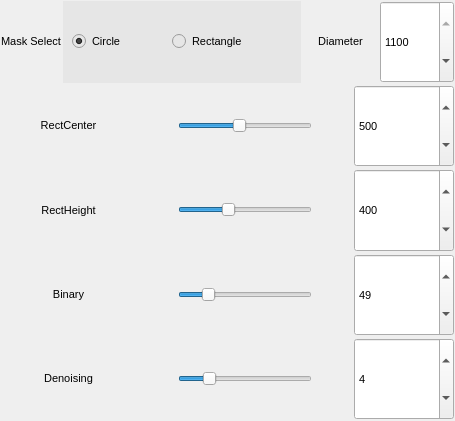
      <widget class="QWidget" name="layoutWidget_auto_03">
        <property name="geometry">
          <rect>
            <x>14</x>
            <y>135</y>
            <width>455</width>
            <height>421</height>
          </rect>
        </property>
        <layout class="QVBoxLayout" name="verticalLayout_6">
          <property name="spacing">
            <number>2</number>
          </property>
          <property name="bottomMargin">
            <number>1</number>
          </property>
          <property name="rightMargin">
            <number>1</number>
          </property>
          <property name="topMargin">
            <number>1</number>
          </property>
          <property name="leftMargin">
            <number>1</number>
          </property>
          <item>
            <layout class="QHBoxLayout" name="horizontalLayout_7">
              <item>
                <layout class="QHBoxLayout" name="horizontalLayout_5">
                  <item>
                    <widget class="QLabel" name="label_3">
                      <property name="font">
                        <font>
                          <family>Arial</family>
                          <pointsize>8</pointsize>
                        </font>
                      </property>
                      <property name="text">
                        <string>&lt;html&gt;&lt;head/&gt;&lt;body&gt;&lt;p align="center"&gt;Mask Select&lt;/p&gt;&lt;/body&gt;&lt;/html&gt;</string>
                      </property>
                    </widget>
                  </item>
                  <item>
                    <widget class="QWidget" name="m_widget" native="true">
                      <property name="styleSheet">
                        <string notr="true">background-color: rgb(230, 230, 230);</string>
                      </property>
                      <layout class="QVBoxLayout" name="verticalLayout">
                        <item>
                          <layout class="QHBoxLayout" name="horizontalLayout_4">
                            <item>
                              <widget class="QRadioButton" name="CircleRbt">
                                <property name="font">
                                  <font>
                                    <family>Arial</family>
                                    <pointsize>8</pointsize>
                                  </font>
                                </property>
                                <property name="text">
                                  <string>Circle</string>
                                </property>
                                <property name="checked">
                                  <bool>true</bool>
                                </property>
                              </widget>
                            </item>
                            <item>
                              <spacer name="horizontalSpacer_3">
                                <property name="orientation">
                                  <enum>Qt::Horizontal</enum>
                                </property>
                                <property name="sizeType">
                                  <enum>QSizePolicy::Maximum</enum>
                                </property>
                                <property name="sizeHint" stdset="0">
                                  <size>
                                    <width>40</width>
                                    <height>20</height>
                                  </size>
                                </property>
                              </spacer>
                            </item>
                            <item>
                              <widget class="QRadioButton" name="RectRbt">
                                <property name="minimumSize">
                                  <size>
                                    <width>120</width>
                                    <height>0</height>
                                  </size>
                                </property>
                                <property name="font">
                                  <font>
                                    <family>Arial</family>
                                    <pointsize>8</pointsize>
                                  </font>
                                </property>
                                <property name="text">
                                  <string>Rectangle</string>
                                </property>
                              </widget>
                            </item>
                          </layout>
                        </item>
                      </layout>
                    </widget>
                  </item>
                </layout>
              </item>
              <item>
                <layout class="QHBoxLayout" name="horizontalLayout_6">
                  <item>
                    <widget class="QLabel" name="label_4">
                      <property name="font">
                        <font>
                          <family>Arial</family>
                          <pointsize>8</pointsize>
                        </font>
                      </property>
                      <property name="text">
                        <string>&lt;html&gt;&lt;head/&gt;&lt;body&gt;&lt;p align="center"&gt;Diameter&lt;/p&gt;&lt;/body&gt;&lt;/html&gt;</string>
                      </property>
                    </widget>
                  </item>
                  <item>
                    <widget class="QSpinBox" name="Diameter">
                      <property name="sizePolicy">
                        <sizepolicy hsizetype="Minimum" vsizetype="Expanding">
                          <horstretch>0</horstretch>
                          <verstretch>0</verstretch>
                        </sizepolicy>
                      </property>
                      <property name="font">
                        <font>
                          <family>Arial</family>
                          <pointsize>8</pointsize>
                        </font>
                      </property>
                      <property name="minimum">
                        <number>200</number>
                      </property>
                      <property name="maximum">
                        <number>1100</number>
                      </property>
                      <property name="value">
                        <number>1100</number>
                      </property>
                    </widget>
                  </item>
                </layout>
              </item>
            </layout>
          </item>
          <item>
            <layout class="QHBoxLayout" name="horizontalLayout_33">
              <item>
                <widget class="QLabel" name="label_21">
                  <property name="enabled">
                    <bool>true</bool>
                  </property>
                  <property name="sizePolicy">
                    <sizepolicy hsizetype="Expanding" vsizetype="Expanding">
                      <horstretch>0</horstretch>
                      <verstretch>0</verstretch>
                    </sizepolicy>
                  </property>
                  <property name="maximumSize">
                    <size>
                      <width>150</width>
                      <height>16777215</height>
                    </size>
                  </property>
                  <property name="font">
                    <font>
                      <family>Arial</family>
                      <pointsize>8</pointsize>
                    </font>
                  </property>
                  <property name="text">
                    <string>&lt;html&gt;&lt;head/&gt;&lt;body&gt;&lt;p align="center"&gt;RectCenter&lt;/p&gt;&lt;/body&gt;&lt;/html&gt;</string>
                  </property>
                </widget>
              </item>
              <item>
                <spacer name="horizontalSpacer_28">
                  <property name="orientation">
                    <enum>Qt::Horizontal</enum>
                  </property>
                  <property name="sizeType">
                    <enum>QSizePolicy::Fixed</enum>
                  </property>
                  <property name="sizeHint" stdset="0">
                    <size>
                      <width>40</width>
                      <height>20</height>
                    </size>
                  </property>
                </spacer>
              </item>
              <item>
                <widget class="QSlider" name="UpBoundarySlider">
                  <property name="sizePolicy">
                    <sizepolicy hsizetype="Expanding" vsizetype="Fixed">
                      <horstretch>0</horstretch>
                      <verstretch>0</verstretch>
                    </sizepolicy>
                  </property>
                  <property name="minimumSize">
                    <size>
                      <width>0</width>
                      <height>20</height>
                    </size>
                  </property>
                  <property name="maximum">
                    <number>1100</number>
                  </property>
                  <property name="value">
                    <number>500</number>
                  </property>
                  <property name="orientation">
                    <enum>Qt::Horizontal</enum>
                  </property>
                </widget>
              </item>
              <item>
                <spacer name="horizontalSpacer_29">
                  <property name="orientation">
                    <enum>Qt::Horizontal</enum>
                  </property>
                  <property name="sizeType">
                    <enum>QSizePolicy::Fixed</enum>
                  </property>
                  <property name="sizeHint" stdset="0">
                    <size>
                      <width>40</width>
                      <height>20</height>
                    </size>
                  </property>
                </spacer>
              </item>
              <item>
                <widget class="QSpinBox" name="UpBoundary">
                  <property name="sizePolicy">
                    <sizepolicy hsizetype="Preferred" vsizetype="Expanding">
                      <horstretch>0</horstretch>
                      <verstretch>0</verstretch>
                    </sizepolicy>
                  </property>
                  <property name="minimumSize">
                    <size>
                      <width>100</width>
                      <height>0</height>
                    </size>
                  </property>
                  <property name="font">
                    <font>
                      <family>Arial</family>
                      <pointsize>8</pointsize>
                    </font>
                  </property>
                  <property name="maximum">
                    <number>1100</number>
                  </property>
                  <property name="value">
                    <number>500</number>
                  </property>
                </widget>
              </item>
            </layout>
          </item>
          <item>
            <layout class="QHBoxLayout" name="horizontalLayout_34">
              <item>
                <widget class="QLabel" name="label_22">
                  <property name="enabled">
                    <bool>true</bool>
                  </property>
                  <property name="sizePolicy">
                    <sizepolicy hsizetype="Expanding" vsizetype="Expanding">
                      <horstretch>0</horstretch>
                      <verstretch>0</verstretch>
                    </sizepolicy>
                  </property>
                  <property name="maximumSize">
                    <size>
                      <width>150</width>
                      <height>16777215</height>
                    </size>
                  </property>
                  <property name="font">
                    <font>
                      <family>Arial</family>
                      <pointsize>8</pointsize>
                    </font>
                  </property>
                  <property name="text">
                    <string>&lt;html&gt;&lt;head/&gt;&lt;body&gt;&lt;p align="center"&gt;RectHeight&lt;/p&gt;&lt;/body&gt;&lt;/html&gt;</string>
                  </property>
                </widget>
              </item>
              <item>
                <spacer name="horizontalSpacer_30">
                  <property name="orientation">
                    <enum>Qt::Horizontal</enum>
                  </property>
                  <property name="sizeType">
                    <enum>QSizePolicy::Fixed</enum>
                  </property>
                  <property name="sizeHint" stdset="0">
                    <size>
                      <width>40</width>
                      <height>20</height>
                    </size>
                  </property>
                </spacer>
              </item>
              <item>
                <widget class="QSlider" name="RectHeightSlider">
                  <property name="sizePolicy">
                    <sizepolicy hsizetype="Expanding" vsizetype="Fixed">
                      <horstretch>0</horstretch>
                      <verstretch>0</verstretch>
                    </sizepolicy>
                  </property>
                  <property name="minimumSize">
                    <size>
                      <width>0</width>
                      <height>20</height>
                    </size>
                  </property>
                  <property name="maximum">
                    <number>1100</number>
                  </property>
                  <property name="value">
                    <number>400</number>
                  </property>
                  <property name="orientation">
                    <enum>Qt::Horizontal</enum>
                  </property>
                </widget>
              </item>
              <item>
                <spacer name="horizontalSpacer_31">
                  <property name="orientation">
                    <enum>Qt::Horizontal</enum>
                  </property>
                  <property name="sizeType">
                    <enum>QSizePolicy::Fixed</enum>
                  </property>
                  <property name="sizeHint" stdset="0">
                    <size>
                      <width>40</width>
                      <height>20</height>
                    </size>
                  </property>
                </spacer>
              </item>
              <item>
                <widget class="QSpinBox" name="RectHeight">
                  <property name="sizePolicy">
                    <sizepolicy hsizetype="Preferred" vsizetype="Expanding">
                      <horstretch>0</horstretch>
                      <verstretch>0</verstretch>
                    </sizepolicy>
                  </property>
                  <property name="minimumSize">
                    <size>
                      <width>100</width>
                      <height>0</height>
                    </size>
                  </property>
                  <property name="font">
                    <font>
                      <family>Arial</family>
                      <pointsize>8</pointsize>
                    </font>
                  </property>
                  <property name="maximum">
                    <number>1100</number>
                  </property>
                  <property name="value">
                    <number>400</number>
                  </property>
                </widget>
              </item>
            </layout>
          </item>
          <item>
            <layout class="QHBoxLayout" name="horizontalLayout_11">
              <item>
                <widget class="QLabel" name="label_7">
                  <property name="enabled">
                    <bool>true</bool>
                  </property>
                  <property name="sizePolicy">
                    <sizepolicy hsizetype="Expanding" vsizetype="Expanding">
                      <horstretch>0</horstretch>
                      <verstretch>0</verstretch>
                    </sizepolicy>
                  </property>
                  <property name="maximumSize">
                    <size>
                      <width>150</width>
                      <height>16777215</height>
                    </size>
                  </property>
                  <property name="font">
                    <font>
                      <family>Arial</family>
                      <pointsize>8</pointsize>
                    </font>
                  </property>
                  <property name="text">
                    <string>&lt;html&gt;&lt;head/&gt;&lt;body&gt;&lt;p align="center"&gt;Binary&lt;/p&gt;&lt;/body&gt;&lt;/html&gt;</string>
                  </property>
                </widget>
              </item>
              <item>
                <spacer name="horizontalSpacer_5">
                  <property name="orientation">
                    <enum>Qt::Horizontal</enum>
                  </property>
                  <property name="sizeType">
                    <enum>QSizePolicy::Fixed</enum>
                  </property>
                  <property name="sizeHint" stdset="0">
                    <size>
                      <width>40</width>
                      <height>20</height>
                    </size>
                  </property>
                </spacer>
              </item>
              <item>
                <widget class="QSlider" name="BinThreshSlider">
                  <property name="sizePolicy">
                    <sizepolicy hsizetype="Expanding" vsizetype="Fixed">
                      <horstretch>0</horstretch>
                      <verstretch>0</verstretch>
                    </sizepolicy>
                  </property>
                  <property name="minimumSize">
                    <size>
                      <width>0</width>
                      <height>20</height>
                    </size>
                  </property>
                  <property name="maximum">
                    <number>255</number>
                  </property>
                  <property name="value">
                    <number>49</number>
                  </property>
                  <property name="orientation">
                    <enum>Qt::Horizontal</enum>
                  </property>
                </widget>
              </item>
              <item>
                <spacer name="horizontalSpacer_6">
                  <property name="orientation">
                    <enum>Qt::Horizontal</enum>
                  </property>
                  <property name="sizeType">
                    <enum>QSizePolicy::Fixed</enum>
                  </property>
                  <property name="sizeHint" stdset="0">
                    <size>
                      <width>40</width>
                      <height>20</height>
                    </size>
                  </property>
                </spacer>
              </item>
              <item>
                <widget class="QSpinBox" name="BinThreshBox">
                  <property name="sizePolicy">
                    <sizepolicy hsizetype="Preferred" vsizetype="Expanding">
                      <horstretch>0</horstretch>
                      <verstretch>0</verstretch>
                    </sizepolicy>
                  </property>
                  <property name="minimumSize">
                    <size>
                      <width>100</width>
                      <height>0</height>
                    </size>
                  </property>
                  <property name="font">
                    <font>
                      <family>Arial</family>
                      <pointsize>8</pointsize>
                    </font>
                  </property>
                  <property name="maximum">
                    <number>255</number>
                  </property>
                  <property name="value">
                    <number>49</number>
                  </property>
                </widget>
              </item>
            </layout>
          </item>
          <item>
            <layout class="QHBoxLayout" name="horizontalLayout_13">
              <item>
                <widget class="QLabel" name="label_15">
                  <property name="enabled">
                    <bool>true</bool>
                  </property>
                  <property name="sizePolicy">
                    <sizepolicy hsizetype="Expanding" vsizetype="Expanding">
                      <horstretch>0</horstretch>
                      <verstretch>0</verstretch>
                    </sizepolicy>
                  </property>
                  <property name="maximumSize">
                    <size>
                      <width>150</width>
                      <height>16777215</height>
                    </size>
                  </property>
                  <property name="font">
                    <font>
                      <family>Arial</family>
                      <pointsize>8</pointsize>
                    </font>
                  </property>
                  <property name="text">
                    <string>&lt;html&gt;&lt;head/&gt;&lt;body&gt;&lt;p align="center"&gt;Denoising&lt;/p&gt;&lt;/body&gt;&lt;/html&gt;</string>
                  </property>
                </widget>
              </item>
              <item>
                <spacer name="horizontalSpacer_16">
                  <property name="orientation">
                    <enum>Qt::Horizontal</enum>
                  </property>
                  <property name="sizeType">
                    <enum>QSizePolicy::Fixed</enum>
                  </property>
                  <property name="sizeHint" stdset="0">
                    <size>
                      <width>40</width>
                      <height>20</height>
                    </size>
                  </property>
                </spacer>
              </item>
              <item>
                <widget class="QSlider" name="ErodesSlider">
                  <property name="sizePolicy">
                    <sizepolicy hsizetype="Expanding" vsizetype="Fixed">
                      <horstretch>0</horstretch>
                      <verstretch>0</verstretch>
                    </sizepolicy>
                  </property>
                  <property name="minimumSize">
                    <size>
                      <width>0</width>
                      <height>20</height>
                    </size>
                  </property>
                  <property name="maximum">
                    <number>20</number>
                  </property>
                  <property name="value">
                    <number>4</number>
                  </property>
                  <property name="orientation">
                    <enum>Qt::Horizontal</enum>
                  </property>
                </widget>
              </item>
              <item>
                <spacer name="horizontalSpacer_17">
                  <property name="orientation">
                    <enum>Qt::Horizontal</enum>
                  </property>
                  <property name="sizeType">
                    <enum>QSizePolicy::Fixed</enum>
                  </property>
                  <property name="sizeHint" stdset="0">
                    <size>
                      <width>40</width>
                      <height>20</height>
                    </size>
                  </property>
                </spacer>
              </item>
              <item>
                <widget class="QSpinBox" name="ErodesThresh">
                  <property name="sizePolicy">
                    <sizepolicy hsizetype="Preferred" vsizetype="Expanding">
                      <horstretch>0</horstretch>
                      <verstretch>0</verstretch>
                    </sizepolicy>
                  </property>
                  <property name="minimumSize">
                    <size>
                      <width>100</width>
                      <height>0</height>
                    </size>
                  </property>
                  <property name="font">
                    <font>
                      <family>Arial</family>
                      <pointsize>8</pointsize>
                    </font>
                  </property>
                  <property name="maximum">
                    <number>20</number>
                  </property>
                  <property name="value">
                    <number>4</number>
                  </property>
                </widget>
              </item>
            </layout>
          </item>
        </layout>
      </widget>
